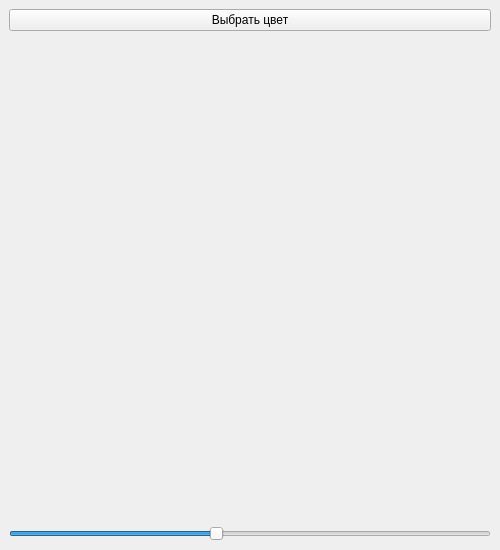
<?xml version="1.0" encoding="UTF-8"?>
<ui version="4.0">
    <class>MainWindow</class>
    <widget class="QMainWindow" name="MainWindow">
        <property name="geometry">
            <rect><x>0</x><y>0</y><width>500</width><height>550</height></rect>
        </property>
        <property name="windowTitle"><string>Смайлик</string></property>
        <widget class="QWidget" name="centralwidget">
            <layout class="QVBoxLayout" name="verticalLayout">
                <item>
                    <widget class="QPushButton" name="btnColor">
                        <property name="text"><string>Выбрать цвет</string></property>
                    </widget>
                </item>
                <item>
                    <widget class="QLabel" name="smileLabel">
                        <property name="alignment"><set>Qt::AlignCenter</set></property>
                        <property name="minimumSize"><size><width>400</width><height>400</height></size></property>
                    </widget>
                </item>
                <item>
                    <widget class="QSlider" name="sliderScale">
                        <property name="orientation"><enum>Qt::Horizontal</enum></property>
                        <property name="minimum"><number>50</number></property>
                        <property name="maximum"><number>400</number></property>
                        <property name="value"><number>200</number></property>
                    </widget>
                </item>
            </layout>
        </widget>
    </widget>
    <resources/>
    <connections/>
</ui>
